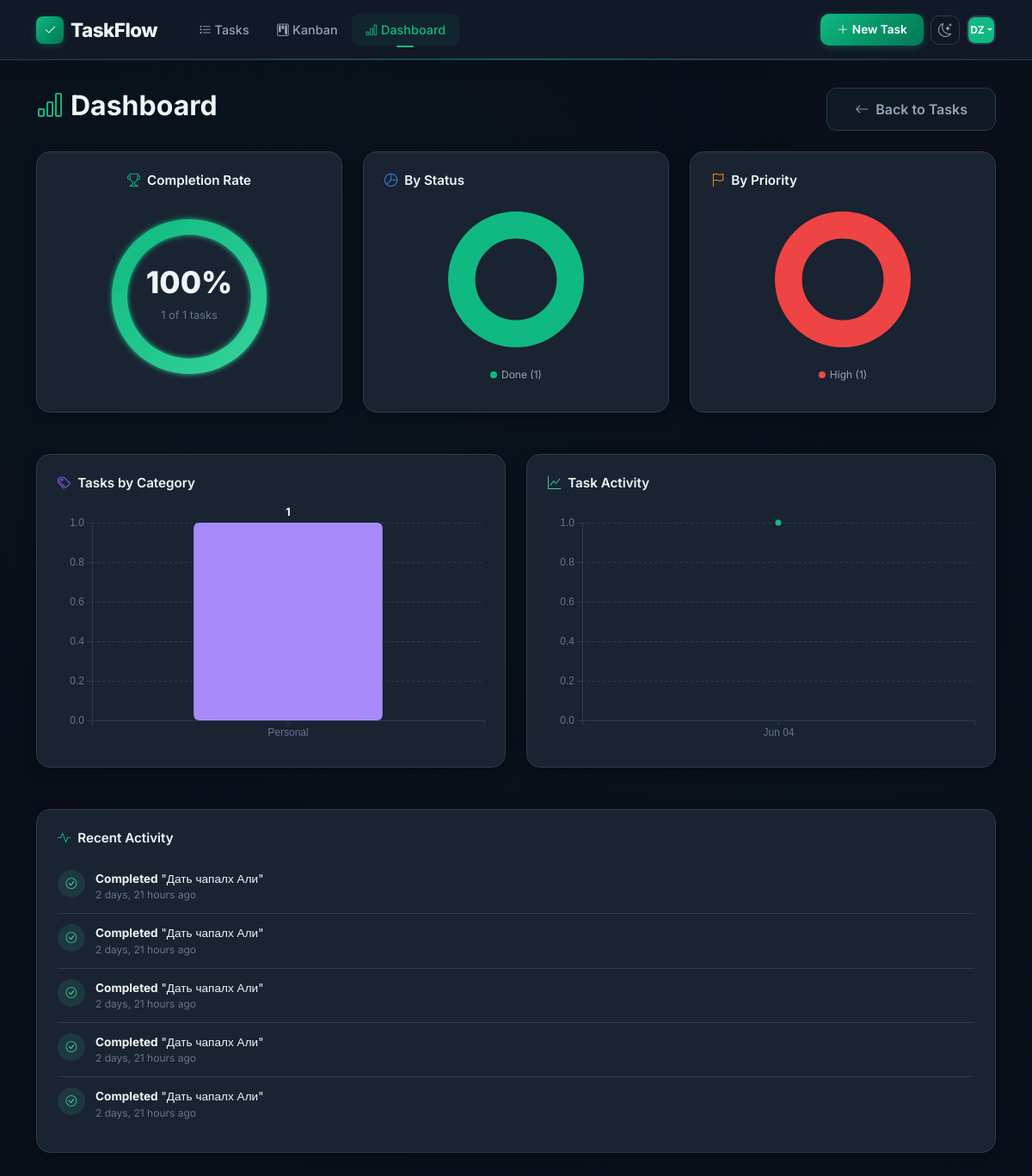
The page /dashboard/ (signed in) on the database its author committed.
### tasks/models.py (models this page shows, shortened)
class Profile(models.Model):
    user = models.OneToOneField(User, on_delete=models.CASCADE, related_name='profile')
    avatar_color = models.CharField(max_length=7, default='#10b981')
    bio = models.TextField(max_length=500, blank=True)
    location = models.CharField(max_length=100, blank=True)
    theme = models.CharField(max_length=10, choices=[('dark', 'Dark'), ('light', 'Light')], default='dark')
    created_at = models.DateTimeField(auto_now_add=True)
    @property
    def initials(self):
        if self.user.first_name and self.user.last_name:
            return f"{self.user.first_name[0]}{self.user.last_name[0]}".upper()
        return self.user.username[:2].upper()

class Activity(models.Model):
    ACTION_CHOICES = [
        ('created', 'Created'),
        ('updated', 'Updated'),
        ('completed', 'Completed'),
        ('reopened', 'Reopened'),
        ('deleted', 'Deleted'),
    ]
    user = models.ForeignKey(User, on_delete=models.CASCADE, related_name='activities')
    task_title = models.CharField(max_length=200)
    action = models.CharField(max_length=15, choices=ACTION_CHOICES)
    timestamp = models.DateTimeField(auto_now_add=True)
    class Meta:
        ordering = ['-timestamp']
        verbose_name_plural = 'Activities'
    @property
    def icon(self):
        icons = {
            'created': 'bi-plus-circle',
            'updated': 'bi-pencil',
            'completed': 'bi-check-circle',
            'reopened': 'bi-arrow-counterclockwise',
            'deleted': 'bi-trash3',
        }
        return icons.get(self.action, 'bi-circle')
    @property
    def color(self):
        colors = {
            'created': '#10b981',
            'updated': '#3b82f6',
            'completed': '#34d399',
            'reopened': '#f59e0b',
            'deleted': '#ef4444',
        }
        return colors.get(self.action, '#94a3b8')

### tasks/views.py (the view)
# urls.py: path('dashboard/', views.dashboard_view, name='dashboard'),
@login_required
def dashboard_view(request):
    recent_activity = Activity.objects.filter(user=request.user)[:15]
    user_tasks = Task.objects.filter(user=request.user)
    overdue_tasks = [t for t in user_tasks if t.is_overdue]
    due_soon_tasks = [t for t in user_tasks if t.is_due_soon]
    context = {
        'recent_activity': recent_activity,
        'overdue_tasks': overdue_tasks,
        'due_soon_tasks': due_soon_tasks,
    }
    return render(request, 'tasks/dashboard.html', context)

### tasks/models.py (called while the page is built)
    @property
    def is_overdue(self):
        if self.due_date and not self.completed:
            return self.due_date < timezone.now().date()
        return False

    @property
    def is_due_soon(self):
        if self.due_date and not self.completed:
            delta = self.due_date - timezone.now().date()
            return 0 <= delta.days <= 2
        return False

### templates/tasks/dashboard.html (shortened to what this page needs)
{% extends 'base.html' %}
{% block content %}
<div class="d-flex justify-content-between align-items-center mb-4">
    <h2 class="fw-bold" style="color: var(--text-primary);">
        <i class="bi bi-bar-chart me-2" style="color: var(--green-primary);"></i>Dashboard
    </h2>
    <a href="{% url 'task_list' %}" class="btn btn-cancel">
        <i class="bi bi-arrow-left me-1"></i> Back to Tasks
    </a>
</div>
<div class="row g-4 mb-4">
    <div class="col-md-4">
        <div class="chart-card text-center animate-in" style="animation-delay: 0.1s;">
            <h5><i class="bi bi-trophy me-2" style="color: var(--green-primary);"></i>Completion Rate</h5>
            <div id="completion-ring" style="height: 220px;"></div>
        </div>
    </div>
    <div class="col-md-4">
        <div class="chart-card animate-in" style="animation-delay: 0.2s;">
            <h5><i class="bi bi-pie-chart me-2" style="color: var(--accent-blue);"></i>By Status</h5>
            <div id="status-chart" style="height: 220px;"></div>
        </div>
    </div>
    <div class="col-md-4">
        <div class="chart-card animate-in" style="animation-delay: 0.3s;">
            <h5><i class="bi bi-flag me-2" style="color: var(--accent-amber);"></i>By Priority</h5>
            <div id="priority-chart" style="height: 220px;"></div>
        </div>
    </div>
</div>
<div class="row g-4 mb-4">
    <div class="col-md-6">
        <div class="chart-card animate-in" style="animation-delay: 0.4s;">
            <h5><i class="bi bi-tags me-2" style="color: var(--accent-purple);"></i>Tasks by Category</h5>
            <div id="category-chart" style="height: 280px;"></div>
        </div>
    </div>
    <div class="col-md-6">
        <div class="chart-card animate-in" style="animation-delay: 0.5s;">
            <h5><i class="bi bi-graph-up me-2" style="color: var(--green-light);"></i>Task Activity</h5>
            <div id="timeline-chart" style="height: 280px;"></div>
        </div>
    </div>
</div>
<div class="row">
    <div class="col-12">
        <div class="chart-card animate-in" style="animation-delay: 0.6s;">
            <h5><i class="bi bi-activity me-2" style="color: var(--green-primary);"></i>Recent Activity</h5>
            {% if recent_activity %}
            <div class="activity-feed">
                {% for activity in recent_activity %}
                <div class="activity-item">
                    <div class="activity-icon" style="background: {{ activity.color }}20; color: {{ activity.color }};">
                        <i class="bi {{ activity.icon }}"></i>
                    </div>
                    <div class="flex-grow-1">
                        <div style="color: var(--text-primary); font-size: 0.85rem;">
                            <strong>{{ activity.get_action_display }}</strong> "{{ activity.task_title|truncatewords:6 }}"
                        </div>
                        <div style="color: var(--text-muted); font-size: 0.75rem;">
                            {{ activity.timestamp|timesince }} ago
                        </div>
                    </div>
                </div>
                {% endfor %}
            </div>
            {% else %}
            <div class="text-center py-4" style="color: var(--text-muted);">
                <i class="bi bi-clock-history" style="font-size: 2rem;"></i>
                <p class="mt-2 mb-0">No activity yet. Start creating and completing tasks!</p>
            </div>
            {% endif %}
        </div>
    </div>
</div>
{% endblock %}

### templates/base.html (shortened to what this page needs)
<!DOCTYPE html>
<html lang="en" data-theme="dark">
<head>
    <link href="https://cdn.jsdelivr.net/npm/bootstrap@5.3.2/dist/css/bootstrap.min.css" rel="stylesheet">
    <link href="https://cdn.jsdelivr.net/npm/bootstrap-icons@1.11.2/font/bootstrap-icons.min.css" rel="stylesheet">
</head>
<body>
    <nav class="navbar navbar-expand-lg">
        <div class="container">
            <a class="navbar-brand" href="{% url 'task_list' %}">
                <span class="brand-icon"><i class="bi bi-check2"></i></span>
                TaskFlow
            </a>
            <div class="collapse navbar-collapse" id="navbarNav">
                {% if user.is_authenticated %}
                <ul class="navbar-nav me-auto ms-3">
                    <li class="nav-item">
                        <a class="nav-link nav-link-custom {% if request.resolver_match.url_name == 'task_list' %}active{% endif %}" href="{% url 'task_list' %}">
                            <i class="bi bi-list-task me-1"></i>Tasks
                        </a>
                    </li>
                    <li class="nav-item">
                        <a class="nav-link nav-link-custom {% if request.resolver_match.url_name == 'kanban' %}active{% endif %}" href="{% url 'kanban' %}">
                            <i class="bi bi-kanban me-1"></i>Kanban
                        </a>
                    </li>
                    <li class="nav-item">
                        <a class="nav-link nav-link-custom {% if request.resolver_match.url_name == 'dashboard' %}active{% endif %}" href="{% url 'dashboard' %}">
                            <i class="bi bi-bar-chart me-1"></i>Dashboard
                        </a>
                    </li>
                </ul>
                <div class="d-flex align-items-center gap-2">
                    <a href="{% url 'task_create' %}" class="btn btn-create" title="New Task (N)">
                        <i class="bi bi-plus-lg me-1"></i>New Task
                    </a>
                    <button class="theme-toggle" id="themeToggle" title="Toggle theme (T)" aria-label="Toggle theme">
                        <i class="bi bi-moon-stars" id="themeIcon"></i>
                    </button>
                    <div class="dropdown">
                        <a href="#" class="avatar-sm dropdown-toggle text-decoration-none" data-bs-toggle="dropdown" aria-expanded="false" style="background: {{ user.profile.avatar_color|default:'#10b981' }};">
                            {{ user.profile.initials }}
                        </a>
                    </div>
                </div>
                {% endif %}
            </div>
        </div>
    </nav>
    <main class="main-content">
        <div class="container">
            {% block content %}{% endblock %}
        </div>
    </main>
</body>
</html>

### rows shown on the page
Activity: action "Completed", task_title "Дать чапалх Али", timestamp "2 days, 21 hours"
Activity: action "Completed", task_title "Дать чапалх Али", timestamp "2 days, 21 hours"
Activity: action "Completed", task_title "Дать чапалх Али", timestamp "2 days, 21 hours"
Activity: action "Completed", task_title "Дать чапалх Али", timestamp "2 days, 21 hours"
Activity: action "Completed", task_title "Дать чапалх Али", timestamp "2 days, 21 hours"

### other values the page prints
{{ user.profile.initials }} "DZ"
